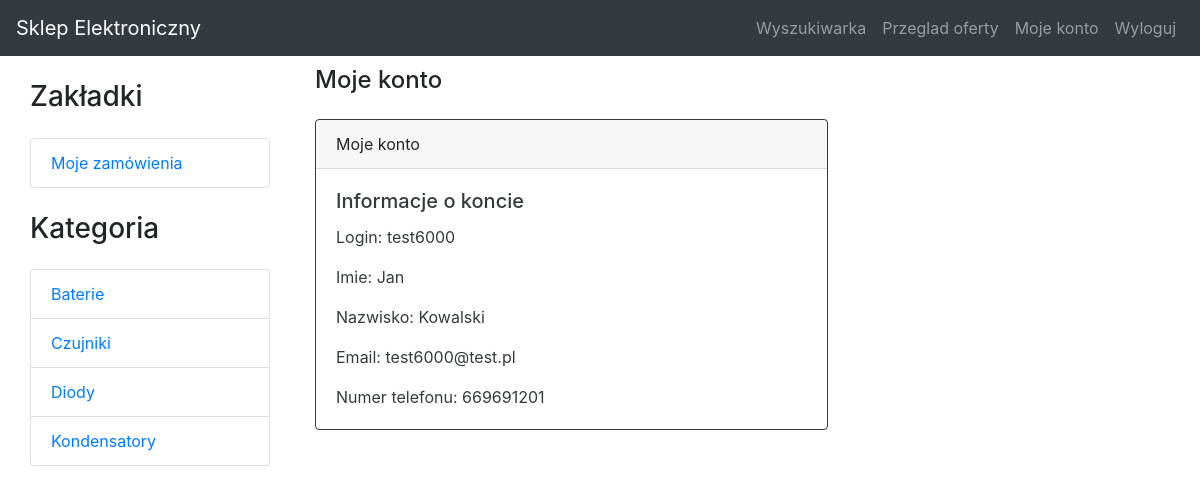
The app's page /sklep/moje-konto.php (signed in) with its own data.
### tables this page shows
CREATE TABLE `dane_klient` (
  `id_klient` int(11) NOT NULL,
  `imie` varchar(45) DEFAULT NULL,
  `nazwisko` varchar(45) DEFAULT NULL,
  `numer_telefonu` varchar(45) DEFAULT NULL,
  `email` varchar(45) DEFAULT NULL,
  `login` varchar(45) DEFAULT NULL,
  `password` varchar(100) DEFAULT NULL
);

### sklep/shop.php (called while the page is built, shortened)
<?php
if (!class_exists('SHOP_SYSTEM')){
	class SHOP_SYSTEM{
		public static function getUser(){
			if(!empty($_SESSION['uzytkownik'])){
				return  $_SESSION['uzytkownik'];
			}
		}
	}
}else{
	die('Class SHOP_SYSTEM already exists!');
}
?>

### sklep/PokazDane.php (the view, shortened to what this page needs)
<?php
if (isset($_SESSION['zalogowany']))
{
	require_once 'db_data.php';
	include 'shop.php';
	$shop = new SHOP_SYSTEM();
	$user = $shop->getUser();
	$getudata = $connect->query("SELECT * FROM `dane_klient` WHERE `login` = '".$user."'");
	$udata = $getudata->fetch_assoc();
	echo '<h5 class="card-title">Informacje o koncie</h5>';
	echo '<p class="card-text">Login: '.$udata['login']; echo '</p>';
	echo '<p class="card-text">Imie: '.$udata['imie']; echo '</p>';
	echo '<p class="card-text">Nazwisko: '.$udata['nazwisko']; echo '</p>';
	echo '<p class="card-text">Email: '.$udata['email']; echo '</p>';
	echo '<p class="card-text">Numer telefonu: '.$udata['numer_telefonu']; echo '</p>';
}
?>

### sklep/main.css (style rules this page uses)
body { padding-top: 56px; }

### records on screen
dane_klient: login "test6000", imie "Jan", nazwisko "Kowalski", email "test6000@test.pl", numer_telefonu "669691201"
